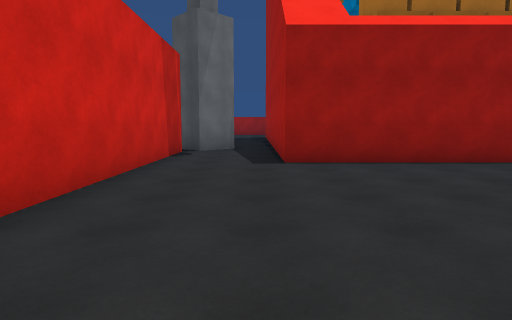
View 1 (above)

24 first-person views from a walk through a Unity game level. The camera is 1.4 m above the floor, tilts 6° down and sees 75° across. The floor is counted in squares, 2 m on a side. Each view is taken from the middle of a square. On the plan, view 1 faces up. The plan holds only what a view shows up to about 10 squares ahead; the rest is blank. The place goes on beyond the plan. Surface patterns are stand-ins for the level's own textures.

View 2
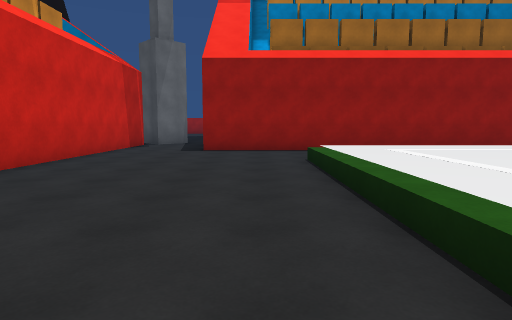

View 3
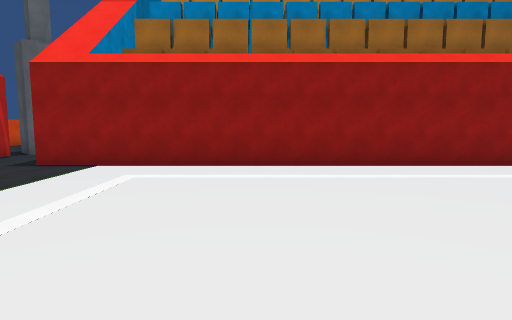

View 4
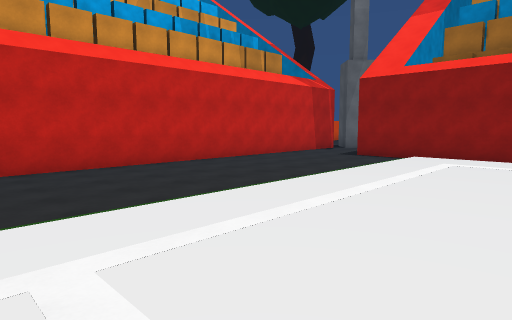

View 5
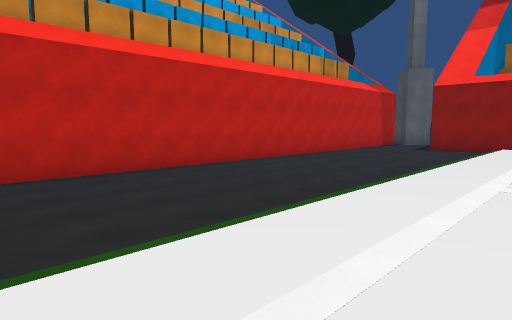

View 6
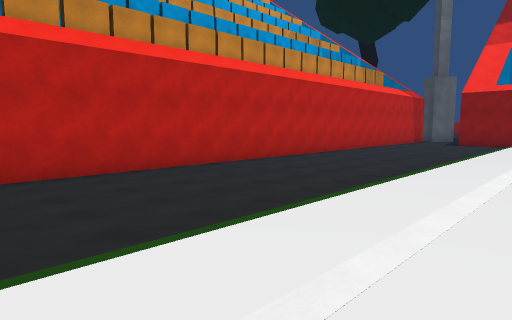

View 7
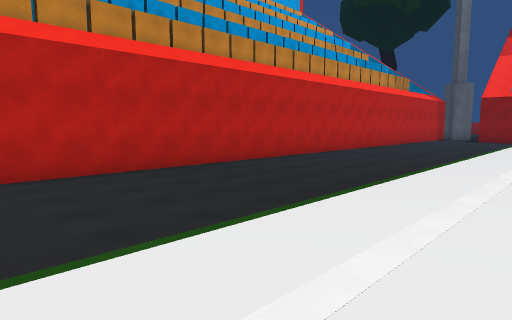

View 8
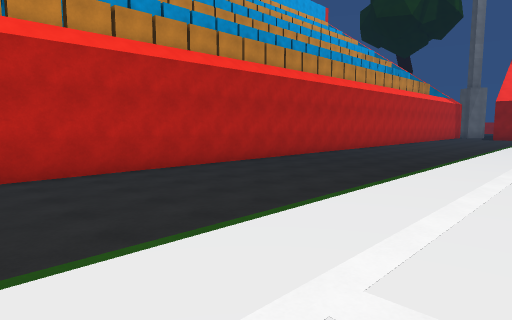

View 9
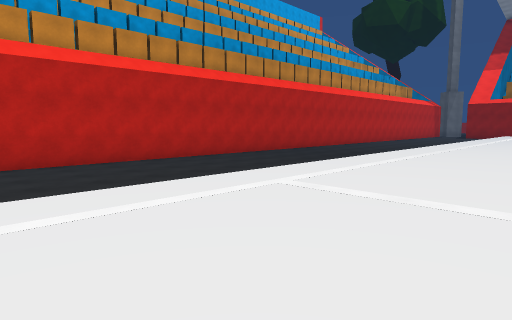

View 10
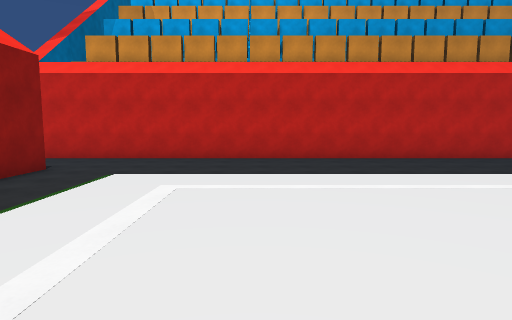

View 11
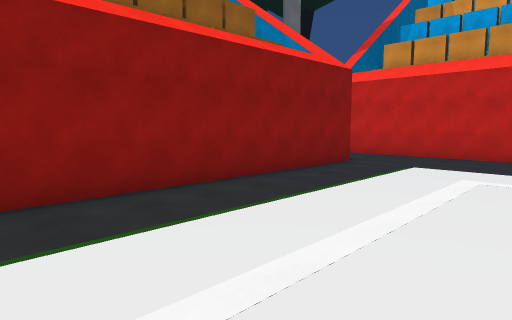

View 12
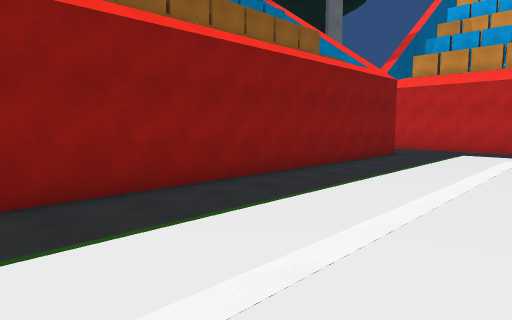

View 13
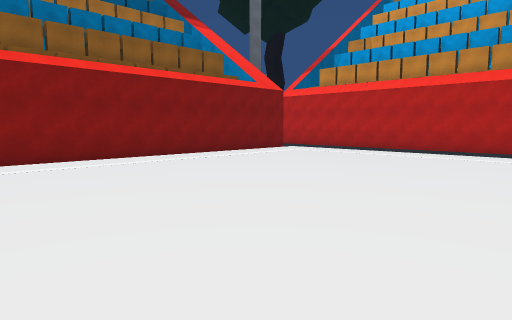

View 14
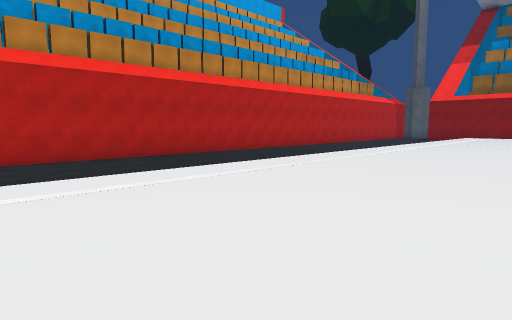

View 15
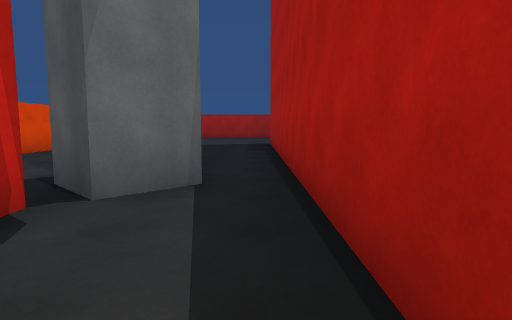

View 16
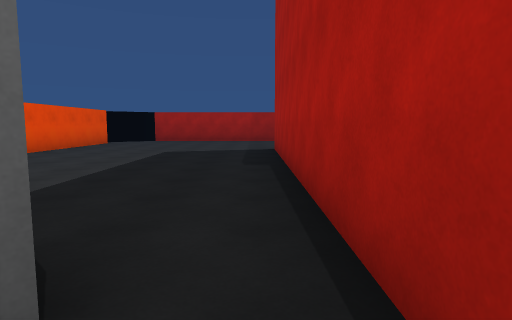

View 17
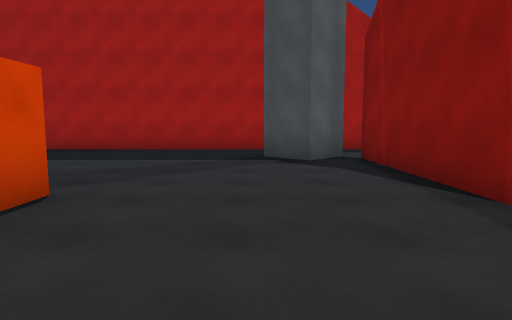

View 18
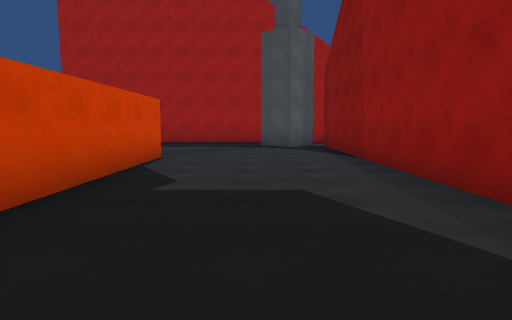

View 19
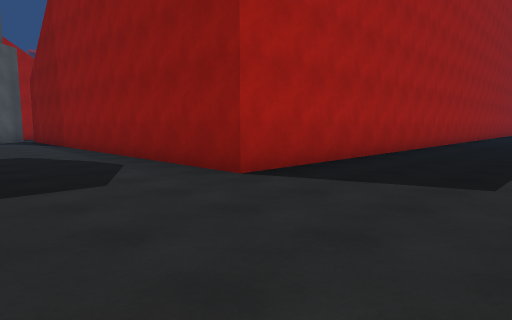

View 20
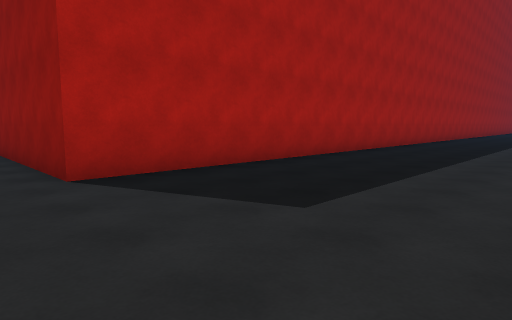

View 21
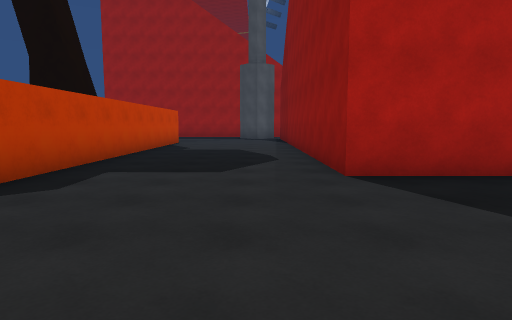

View 22
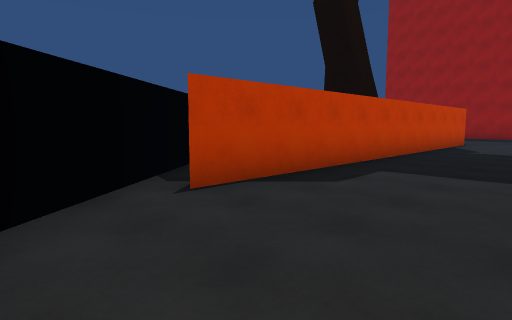

View 23
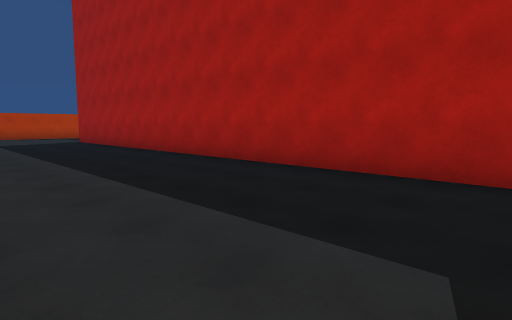

View 24
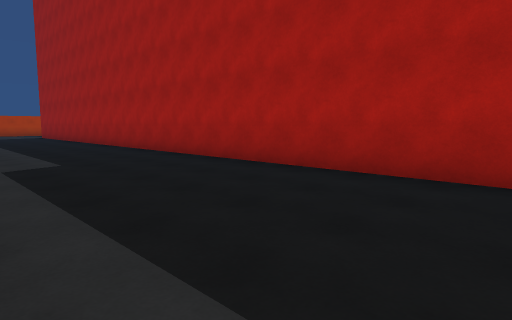

### Floor plan
Key: @ floor where view 1 was taken; # wall or solid block; . main floor; : floor 0.5 m higher than the main floor; / step, stairs or slope.
Columns run from 19 left of view 1 to 12 right of it. Each row starts with its distance up from view 1.
 18              #......#
 17              #......#
 16              #......#
 15              #......#
 14              #......#
 13  .############......#
 12 ....................#
 11 ....................#
 10 .................##.#
  9 .................#..#
  8 .....#############..#
  7 .....#           #..############
  6 .....#           #..............
  5  ....#           #......
  4  ....#           #....////////
  3  ....#           #..../:::::::
  2  ....#           #..../::::::
  1  ....#           #..../::::::
  0  ....#           #.@../:::::
 -1  ....#           #..../::::
 -2 .....#           #..../:::
 -3 .....#           #..../:::
 -4 .....#           #..../:::
 -5 .....#           #..../:::
 -6 .....#           #..../:::
 -7  ....#           #..../::::
 -8 .....#           #..../::::
 -9 .....#           #..../::::
-10 .....#           #..../::::
-11 .....#           #..../::::
-12 .....            #..../::::
-13                  #..../:::::
-14                  #..../:::::
-15                  #..../:::::
-16                  #..../:::::
-17                  #..../:::::
-18                  #..../::::
-19                  #..../:::::::::
-20                  #..../:::::::::
-21                  #..../:::::::::
-22                  #... /:::::::::
-23                  #... /:::::::::
-24                  #... /:::::::::
-25                  #... /:::::::::
-26                  #... //////////
-27                  #..............
-28                  #..............
-29                  #..###########

Positions as (right, up) in squares from view 1, and headings:
1: (0, 0), facing up
2: (2, -3), facing up
3: (6, -2), facing up
4: (6, -4), facing up-left
5: (5, -8), facing up-left
6: (5, -12), facing up-left
7: (5, -16), facing up-left
8: (5, -20), facing up-left
9: (7, -22), facing up-left
10: (8, -24), facing left
11: (9, -24), facing down-left
12: (12, -24), facing down-left
13: (12, -19), facing down-left
14: (8, -17), facing up-left
15: (0, 6), facing up
16: (0, 9), facing up
17: (-9, 11), facing right
18: (-13, 11), facing right
19: (-18, 12), facing down-right
20: (-19, 10), facing down-right
21: (-19, 10), facing right
22: (-19, 10), facing up-right
23: (-19, -6), facing up-right
24: (-19, -12), facing up-right
